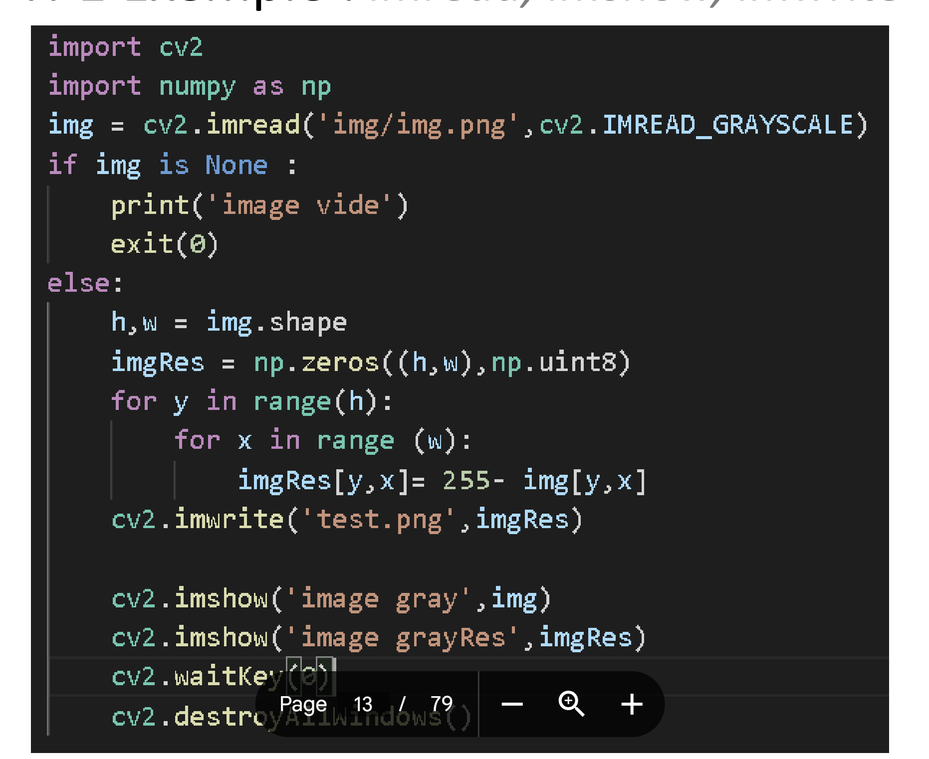
#> input picture RI/RI/TP4/LSI/Vision/TP1/exo1/img.png, 929 x 759 px, shrunk from 1862 x 1522 before the run
$ python tp1.py
#> lines starting #> are read from the running program, lines starting #| are printed output that depends on the picture
import cv2
import numpy as np
img =cv2.imread('img.png',cv2.IMREAD_GRAYSCALE)
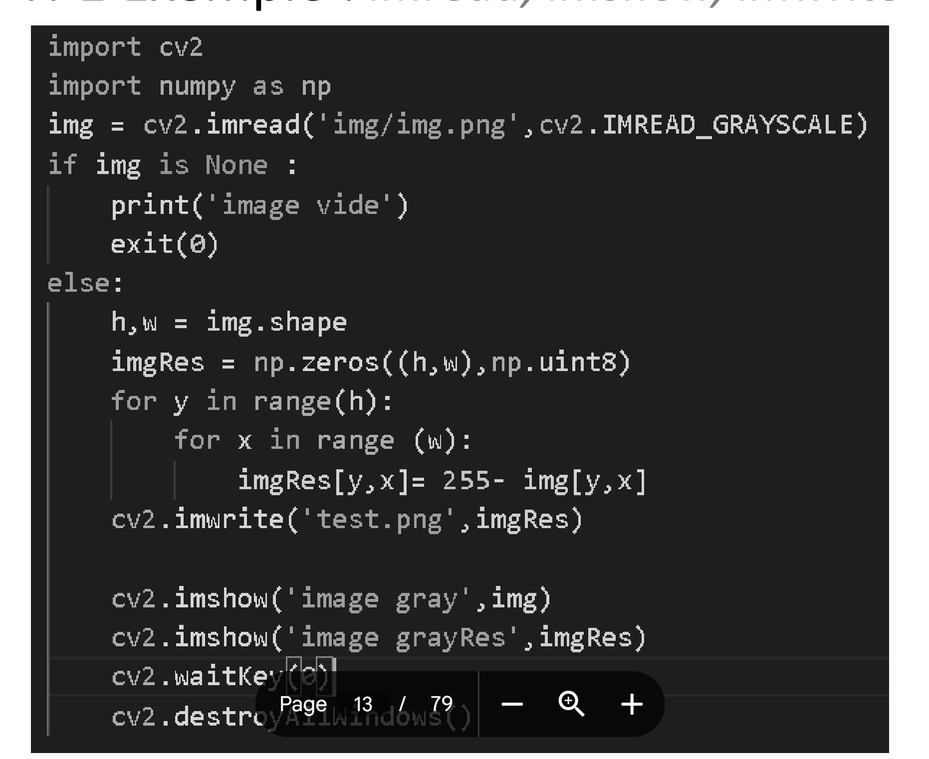
#> img: shape (759, 929); min 0, max 255, mean 62.4
if img is None :
    print('image vide')
    exit(0)
else:
    h,w=img.shape
#> h = 759; w = 929
    imgRes=np.zeros((h,w),np.uint8)
    for y in range(h):
        for x in range(w):
            imgRes[y,x]=255-img[y,x]
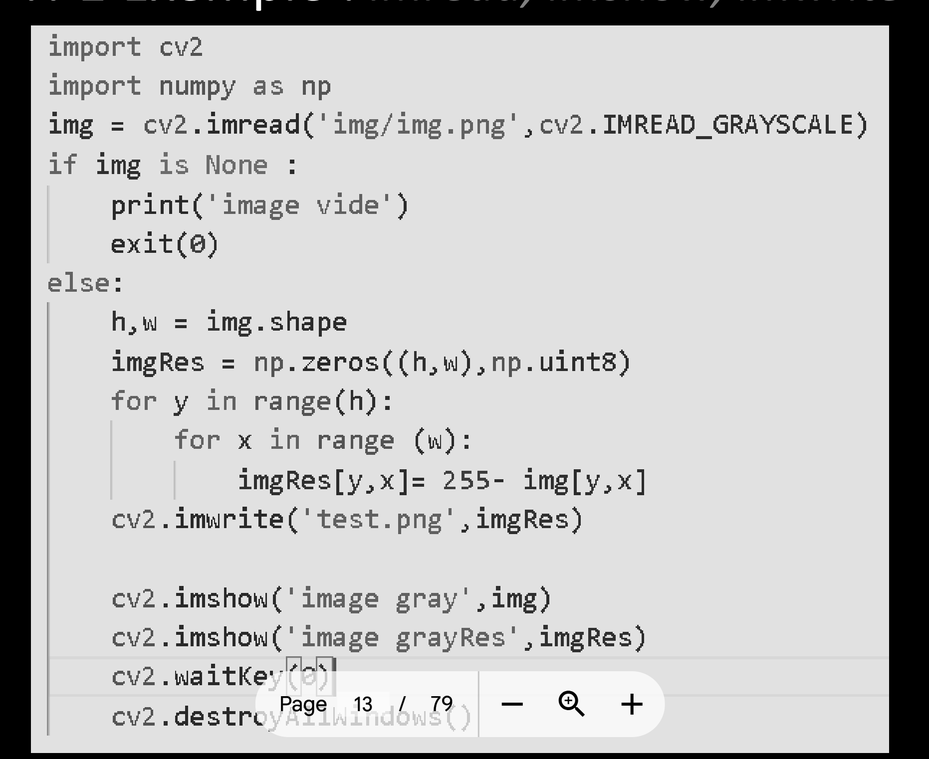
#> imgRes: shape (759, 929); min 0, max 255, mean 192.6
    print(imgRes)
#> (printed output is left out)
    cv2.imwrite('test.png',imgRes)
    cv2.imshow('image gray',img)
    cv2.imshow('imane grayRes',imgRes)
    cv2.waitKey(0)
    cv2.destroyAllWindows()
